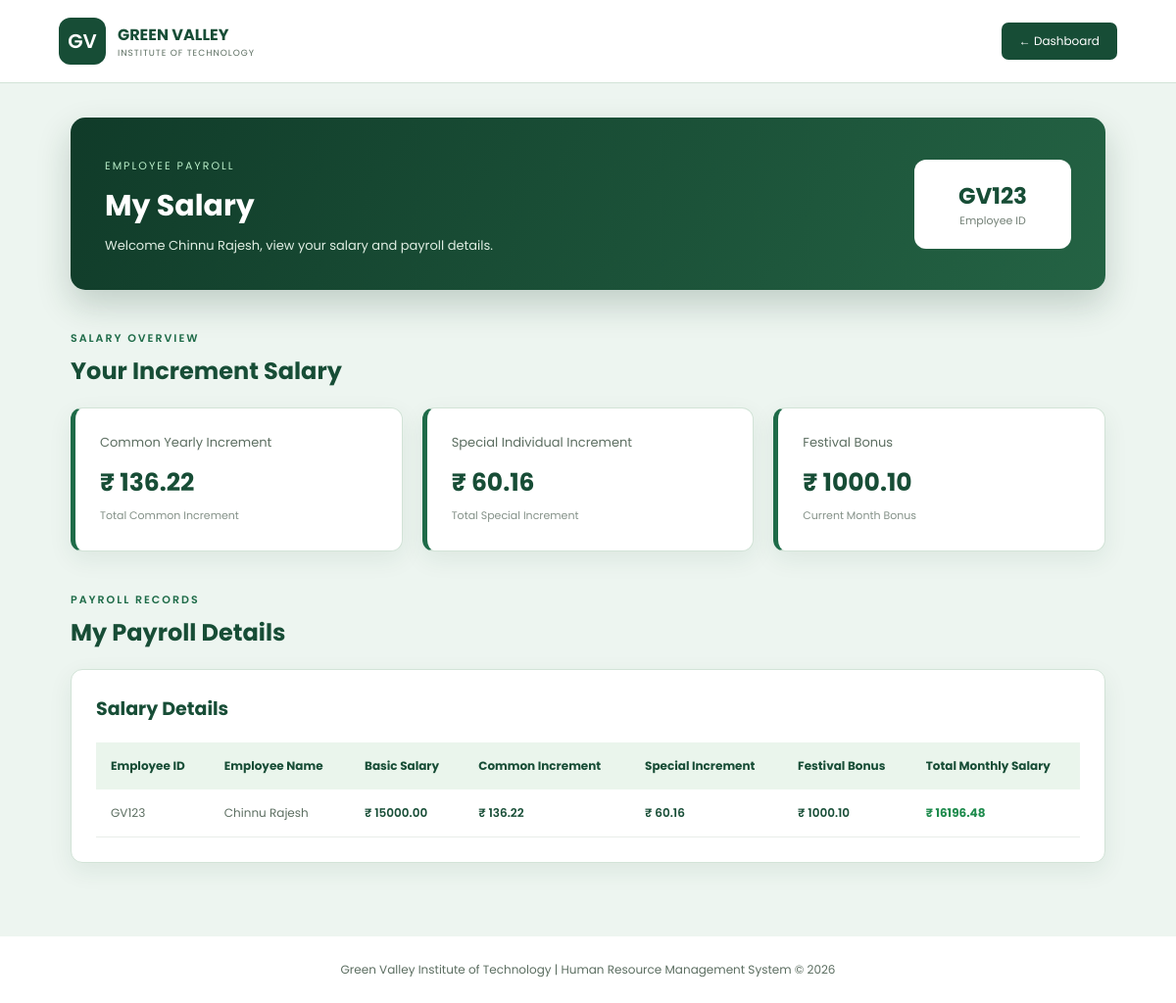
The app's page /salary/ (signed in) with its own data.
### app/models.py (models this page shows, shortened)
class Employee(models.Model):
    user = models.OneToOneField(User, on_delete=models.CASCADE)
    employeeid = models.CharField(max_length=50, unique=True)
    phonenumber = models.CharField(max_length=10, null=True, blank=True)
    department = models.CharField(max_length=100, blank=True)
    designation = models.CharField(max_length=200, blank=True)
    joiningdate = models.DateField(null=True, blank=True)
    salary = models.DecimalField(max_digits=10, decimal_places=2, default=0)

### app/views.py (the view)
# urls.py: path('salary/', views.salary, name='salary'),
@login_required
def salary(request):
    employee = get_object_or_404(
        Employee.objects.select_related('user'),
        user=request.user
    )
    today = timezone.localdate()
    basic_salary = employee.salary or Decimal('0.00')
    common_increment = SalaryIncrement.objects.filter(
        employee=employee,
        increment_type='COMMON'
    ).aggregate(
        total=Sum('increment_amount')
    )['total'] or Decimal('0.00')
    personal_increment = SalaryIncrement.objects.filter(
        employee=employee,
        increment_type='PERSONAL'
    ).aggregate(
        total=Sum('increment_amount')
    )['total'] or Decimal('0.00')
    festival_bonus = PayrollBonus.objects.filter(
        employee=employee,
        month=today.month,
        year=today.year
    ).aggregate(
        total=Sum('amount')
    )['total'] or Decimal('0.00')
    monthly_payroll = (
        basic_salary
        + common_increment
        + personal_increment
        + festival_bonus
    )
    context = {
        'employee': employee,
        'basic_salary': basic_salary,
        'common_increment': common_increment,
        'personal_increment': personal_increment,
        'festival_bonus': festival_bonus,
        'monthly_payroll': monthly_payroll,
    }
    return render(request, 'salary.html', context)

### templates/salary.html (shortened to what this page needs)
<!DOCTYPE html>
<html lang="en">
<head>
</head>
<body>
<header>
    <div class="logo">
        <div class="logo-icon">GV</div>
        <div>
            <h2>GREEN VALLEY</h2>
            <p>INSTITUTE OF TECHNOLOGY</p>
        </div>
    </div>
    <a href="{% url 'dashboard' %}" class="back-btn">
        ← Dashboard
    </a>
</header>
<main class="container">
    <section class="welcome">
        <div>
            <span>EMPLOYEE PAYROLL</span>
            <h1>My Salary</h1>
            <p>
                Welcome {{ employee.user.first_name|title }},
                view your salary and payroll details.
            </p>
        </div>
        <div class="employee-badge">
            <h2>{{ employee.employeeid }}</h2>
            <p>Employee ID</p>
        </div>
    </section>
    <div class="section-heading">
        <span>SALARY OVERVIEW</span>
        <h2>Your Increment Salary</h2>
    </div>
<section class="salary-cards">
    <div class="salary-card">
        <p>Common Yearly Increment</p>
        <h2>₹ {{ common_increment|floatformat:2 }}</h2>
        <span>Total Common Increment</span>
    </div>
    <div class="salary-card">
        <p>Special Individual Increment</p>
        <h2>₹ {{ personal_increment|floatformat:2 }}</h2>
        <span>Total Special Increment</span>
    </div>
    <div class="salary-card">
        <p>Festival Bonus</p>
        <h2>₹ {{ festival_bonus|floatformat:2 }}</h2>
        <span>Current Month Bonus</span>
    </div>
</section>
    <div class="section-heading">
        <span>PAYROLL RECORDS</span>
        <h2>My Payroll Details</h2>
    </div>
    <section class="table-container">
        <div class="table-heading">
            <h2>Salary Details</h2>
        </div>
        <div class="table-wrapper">
            <table>
                <thead>
                    <tr>
                        <th>Employee ID</th>
                        <th>Employee Name</th>
                        <th>Basic Salary</th>
                        <th>Common Increment</th>
                        <th>Special Increment</th>
                        <th>Festival Bonus</th>
                        <th>Total Monthly Salary</th>
                    </tr>
                </thead>
                <tbody>
                    <tr>
                        <td>{{ employee.employeeid }}</td>
                        <td>
                            {{ employee.user.first_name|title }}
                        </td>
                        <td class="salary">
    ₹ {{ basic_salary|floatformat:2 }}
</td>
<td class="salary">
    ₹ {{ common_increment|floatformat:2 }}
</td>
<td class="salary">
    ₹ {{ personal_increment|floatformat:2 }}
</td>
<td class="salary">
    ₹ {{ festival_bonus|floatformat:2 }}
</td>
<td class="total">
    ₹ {{ monthly_payroll|floatformat:2 }}
</td>
                    </tr>
                </tbody>
            </table>
        </div>
    </section>
</main>
<footer>
    Green Valley Institute of Technology |
    Human Resource Management System © 2026
</footer>
</body>
</html>

### templates/salary.html (style rules this page uses)
:root { --primary-dark: #0d3b23; --primary: #174d36; --accent: #1e6b48; --bg-main: #edf5f0; --text-main: #20372a; --text-muted: #5c6e61; --border-color: #d2e3d7; }
* { margin: 0; padding: 0; box-sizing: border-box; }
body { font-family: 'Poppins', Arial, sans-serif; background: var(--bg-main); color: var(--text-main); }
header { padding: 15px 5%; min-height: 85px; background: white; display: flex; justify-content: space-between; align-items: center; border-bottom: 1px solid var(--border-color); }
.logo { display: flex; align-items: center; gap: 12px; }
.logo-icon { width: 48px; height: 48px; background: var(--primary); color: white; display: flex; justify-content: center; align-items: center; border-radius: 12px; font-size: 20px; font-weight: 600; }
.logo h2 { color: var(--primary); font-size: 16px; }
.logo p { color: var(--text-muted); font-size: 9px; letter-spacing: 1px; }
.back-btn { background: var(--primary); color: white; padding: 10px 18px; text-decoration: none; border-radius: 7px; font-size: 12px; }
.container { padding: 35px 6%; }
.welcome { display: flex; justify-content: space-between; align-items: center; gap: 20px; padding: 35px; border-radius: 15px; background: linear-gradient(120deg,#103b29,#246344); color: white; margin-bottom: 30px; box-shadow: 0 15px 35px rgba(13,56,34,.2); }
.welcome span { color: #b9edc8; font-size: 11px; letter-spacing: 2px; }
.welcome h1 { font-size: 30px; margin: 8px 0; }
.welcome p { font-size: 13px; color: #e0eee3; }
.employee-badge { padding: 20px; min-width: 160px; background: white; color: var(--primary); border-radius: 12px; text-align: center; }
.employee-badge h2 { font-size: 23px; }
.employee-badge p { color: #738076; font-size: 11px; }
.section-heading { margin: 35px 0 20px; }
.section-heading span { color: var(--accent); font-size: 11px; letter-spacing: 2px; font-weight: 600; }
.section-heading h2 { margin-top: 5px; color: var(--primary); font-size: 24px; }
.salary-cards { display: grid; grid-template-columns: repeat(3, 1fr); gap: 20px; margin-bottom: 30px; }
.salary-card { background: white; padding: 25px; border-radius: 12px; border: 1px solid var(--border-color); border-left: 5px solid var(--accent); box-shadow: 0 8px 25px rgba(23,77,54,.08); }
.salary-card p { color: var(--text-muted); font-size: 13px; margin-bottom: 12px; }
.salary-card h2 { color: var(--primary); font-size: 25px; word-break: break-word; }
.salary-card span { font-size: 11px; color: #849188; }
.table-container { background: white; padding: 25px; border-radius: 12px; border: 1px solid var(--border-color); box-shadow: 0 8px 25px rgba(23,77,54,.08); }
.table-heading { margin-bottom: 20px; }
.table-heading h2 { color: var(--primary); font-size: 19px; }
.table-wrapper { width: 100%; overflow-x: auto; }
table { width: 100%; min-width: 950px; border-collapse: collapse; }
th { background: #eaf5ec; color: var(--primary); padding: 15px; font-size: 12px; text-align: left; }
td { padding: 15px; font-size: 12px; color: var(--text-muted); border-bottom: 1px solid #e8eee9; }
.salary { color: var(--primary); font-weight: 600; }
.total { color: #1e8b4d; font-weight: 700; }
footer { margin-top: 40px; padding: 25px; text-align: center; background: white; color: var(--text-muted); font-size: 12px; }

### records on screen
Employee: user.first_name "Chinnu Rajesh", employeeid "GV123", salary "15000.00"

### other values on screen
{{ common_increment|floatformat:2 }} "136.22"
{{ personal_increment|floatformat:2 }} "60.16"
{{ festival_bonus|floatformat:2 }} "1000.10"
{{ monthly_payroll|floatformat:2 }} "16196.48"
